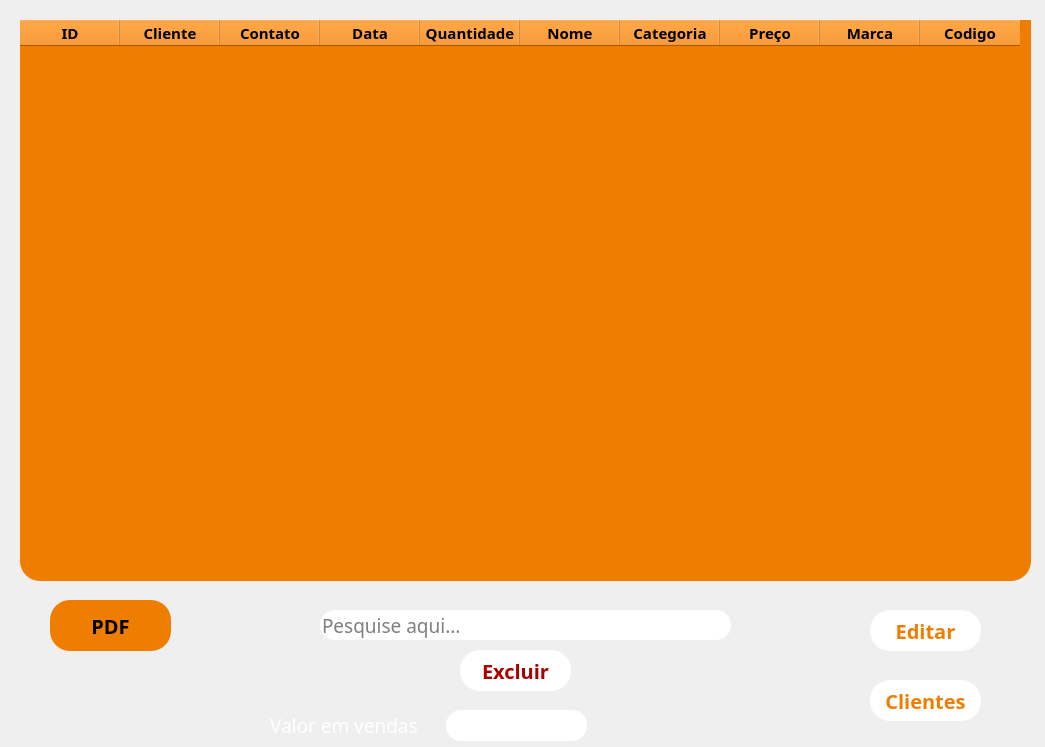
<?xml version="1.0" encoding="UTF-8"?>
<ui version="4.0">
 <class>MainWindow</class>
 <widget class="QMainWindow" name="MainWindow">
  <property name="geometry">
   <rect>
    <x>0</x>
    <y>0</y>
    <width>1045</width>
    <height>747</height>
   </rect>
  </property>
  <property name="maximumSize">
   <size>
    <width>1045</width>
    <height>747</height>
   </size>
  </property>
  <property name="windowTitle">
   <string>MainWindow</string>
  </property>
  <widget class="QWidget" name="centralwidget">
   <widget class="QTableWidget" name="tableWidget">
    <property name="geometry">
     <rect>
      <x>20</x>
      <y>20</y>
      <width>1011</width>
      <height>561</height>
     </rect>
    </property>
    <property name="maximumSize">
     <size>
      <width>16777214</width>
      <height>16777215</height>
     </size>
    </property>
    <property name="font">
     <font>
      <family>Rockwell</family>
      <pointsize>10</pointsize>
      <weight>50</weight>
      <italic>false</italic>
      <bold>false</bold>
     </font>
    </property>
    <property name="styleSheet">
     <string notr="true">background-color: #ef7d00;
font: 10pt &quot;Rockwell&quot;;
 border-radius: 20px;
</string>
    </property>
    <column>
     <property name="text">
      <string>ID</string>
     </property>
     <property name="font">
      <font>
       <family>Rockwell</family>
       <pointsize>11</pointsize>
       <weight>75</weight>
       <bold>true</bold>
      </font>
     </property>
     <property name="background">
      <color>
       <red>239</red>
       <green>125</green>
       <blue>0</blue>
      </color>
     </property>
    </column>
    <column>
     <property name="text">
      <string>Cliente</string>
     </property>
     <property name="font">
      <font>
       <family>Rockwell</family>
       <pointsize>11</pointsize>
       <weight>75</weight>
       <bold>true</bold>
      </font>
     </property>
     <property name="background">
      <color>
       <red>239</red>
       <green>125</green>
       <blue>0</blue>
      </color>
     </property>
    </column>
    <column>
     <property name="text">
      <string>Contato</string>
     </property>
     <property name="font">
      <font>
       <family>Rockwell</family>
       <pointsize>11</pointsize>
       <weight>75</weight>
       <bold>true</bold>
      </font>
     </property>
     <property name="background">
      <color>
       <red>239</red>
       <green>125</green>
       <blue>0</blue>
      </color>
     </property>
    </column>
    <column>
     <property name="text">
      <string>Data</string>
     </property>
     <property name="font">
      <font>
       <family>Rockwell</family>
       <pointsize>11</pointsize>
       <weight>75</weight>
       <bold>true</bold>
      </font>
     </property>
     <property name="background">
      <color>
       <red>239</red>
       <green>125</green>
       <blue>0</blue>
      </color>
     </property>
    </column>
    <column>
     <property name="text">
      <string>Quantidade</string>
     </property>
     <property name="font">
      <font>
       <family>Rockwell</family>
       <pointsize>11</pointsize>
       <weight>75</weight>
       <bold>true</bold>
      </font>
     </property>
     <property name="background">
      <color>
       <red>239</red>
       <green>125</green>
       <blue>0</blue>
      </color>
     </property>
    </column>
    <column>
     <property name="text">
      <string>Nome</string>
     </property>
     <property name="font">
      <font>
       <family>Rockwell</family>
       <pointsize>11</pointsize>
       <weight>75</weight>
       <bold>true</bold>
      </font>
     </property>
     <property name="background">
      <color>
       <red>239</red>
       <green>125</green>
       <blue>0</blue>
      </color>
     </property>
    </column>
    <column>
     <property name="text">
      <string>Categoria</string>
     </property>
     <property name="font">
      <font>
       <family>Rockwell</family>
       <pointsize>11</pointsize>
       <weight>75</weight>
       <bold>true</bold>
      </font>
     </property>
     <property name="background">
      <color>
       <red>239</red>
       <green>125</green>
       <blue>0</blue>
      </color>
     </property>
    </column>
    <column>
     <property name="text">
      <string>Preço</string>
     </property>
     <property name="font">
      <font>
       <family>Rockwell</family>
       <pointsize>11</pointsize>
       <weight>75</weight>
       <bold>true</bold>
      </font>
     </property>
    </column>
    <column>
     <property name="text">
      <string>Marca</string>
     </property>
     <property name="font">
      <font>
       <family>Rockwell</family>
       <pointsize>11</pointsize>
       <weight>75</weight>
       <bold>true</bold>
      </font>
     </property>
    </column>
    <column>
     <property name="text">
      <string>Codigo</string>
     </property>
     <property name="font">
      <font>
       <family>Rockwell</family>
       <pointsize>11</pointsize>
       <weight>75</weight>
       <bold>true</bold>
      </font>
     </property>
    </column>
   </widget>
   <widget class="QPushButton" name="pushButton_3">
    <property name="geometry">
     <rect>
      <x>50</x>
      <y>600</y>
      <width>121</width>
      <height>51</height>
     </rect>
    </property>
    <property name="font">
     <font>
      <family>Proxima Nova Bl</family>
      <pointsize>15</pointsize>
      <weight>75</weight>
      <bold>true</bold>
     </font>
    </property>
    <property name="styleSheet">
     <string notr="true">background-color: #ef7d00;
 border-radius: 20px;
</string>
    </property>
    <property name="text">
     <string>PDF</string>
    </property>
   </widget>
   <widget class="QPushButton" name="pushButton_2">
    <property name="geometry">
     <rect>
      <x>870</x>
      <y>610</y>
      <width>111</width>
      <height>41</height>
     </rect>
    </property>
    <property name="maximumSize">
     <size>
      <width>111</width>
      <height>51</height>
     </size>
    </property>
    <property name="font">
     <font>
      <family>Proxima Nova Bl</family>
      <pointsize>15</pointsize>
      <weight>75</weight>
      <bold>true</bold>
     </font>
    </property>
    <property name="styleSheet">
     <string notr="true">background-color: white;
 border-radius: 20px;
color: #ef7d00;</string>
    </property>
    <property name="text">
     <string>Editar</string>
    </property>
   </widget>
   <widget class="QLineEdit" name="lineEdit">
    <property name="geometry">
     <rect>
      <x>320</x>
      <y>610</y>
      <width>411</width>
      <height>30</height>
     </rect>
    </property>
    <property name="font">
     <font>
      <family>Rockwell</family>
      <pointsize>14</pointsize>
     </font>
    </property>
    <property name="styleSheet">
     <string notr="true"> border-radius: 15px;

</string>
    </property>
    <property name="placeholderText">
     <string>Pesquise aqui...</string>
    </property>
   </widget>
   <widget class="QLabel" name="label">
    <property name="geometry">
     <rect>
      <x>-30</x>
      <y>0</y>
      <width>1111</width>
      <height>791</height>
     </rect>
    </property>
    <property name="maximumSize">
     <size>
      <width>1111</width>
      <height>16777215</height>
     </size>
    </property>
    <property name="text">
     <string/>
    </property>
    <property name="pixmap">
     <pixmap>2000x2000px.png</pixmap>
    </property>
   </widget>
   <widget class="QPushButton" name="pushButton">
    <property name="geometry">
     <rect>
      <x>460</x>
      <y>650</y>
      <width>111</width>
      <height>41</height>
     </rect>
    </property>
    <property name="font">
     <font>
      <family>Proxima Nova Bl</family>
      <pointsize>15</pointsize>
      <weight>75</weight>
      <bold>true</bold>
     </font>
    </property>
    <property name="styleSheet">
     <string notr="true">background-color: white;
color: rgb(170, 0, 0);
 border-radius: 20px;
 </string>
    </property>
    <property name="text">
     <string>Excluir</string>
    </property>
   </widget>
   <widget class="QLabel" name="label_2">
    <property name="geometry">
     <rect>
      <x>446</x>
      <y>710</y>
      <width>141</width>
      <height>31</height>
     </rect>
    </property>
    <property name="font">
     <font>
      <family>Rockwell</family>
      <pointsize>14</pointsize>
     </font>
    </property>
    <property name="styleSheet">
     <string notr="true">background-color: rgb(255, 255, 255);
 border-radius: 15px;</string>
    </property>
    <property name="text">
     <string/>
    </property>
   </widget>
   <widget class="QLabel" name="label_3">
    <property name="geometry">
     <rect>
      <x>270</x>
      <y>715</y>
      <width>171</width>
      <height>21</height>
     </rect>
    </property>
    <property name="font">
     <font>
      <family>Rockwell</family>
      <pointsize>14</pointsize>
     </font>
    </property>
    <property name="styleSheet">
     <string notr="true">color: rgb(255, 255, 255);</string>
    </property>
    <property name="text">
     <string>Valor em vendas</string>
    </property>
   </widget>
   <widget class="QPushButton" name="pushButton_4">
    <property name="geometry">
     <rect>
      <x>870</x>
      <y>680</y>
      <width>111</width>
      <height>41</height>
     </rect>
    </property>
    <property name="maximumSize">
     <size>
      <width>111</width>
      <height>51</height>
     </size>
    </property>
    <property name="font">
     <font>
      <family>Proxima Nova Bl</family>
      <pointsize>15</pointsize>
      <weight>75</weight>
      <bold>true</bold>
     </font>
    </property>
    <property name="styleSheet">
     <string notr="true">background-color: white;
 border-radius: 20px;
color: #ef7d00;</string>
    </property>
    <property name="text">
     <string>Clientes</string>
    </property>
   </widget>
   <zorder>label</zorder>
   <zorder>tableWidget</zorder>
   <zorder>pushButton_3</zorder>
   <zorder>pushButton_2</zorder>
   <zorder>lineEdit</zorder>
   <zorder>pushButton</zorder>
   <zorder>label_2</zorder>
   <zorder>label_3</zorder>
   <zorder>pushButton_4</zorder>
  </widget>
 </widget>
 <resources/>
 <connections/>
</ui>
